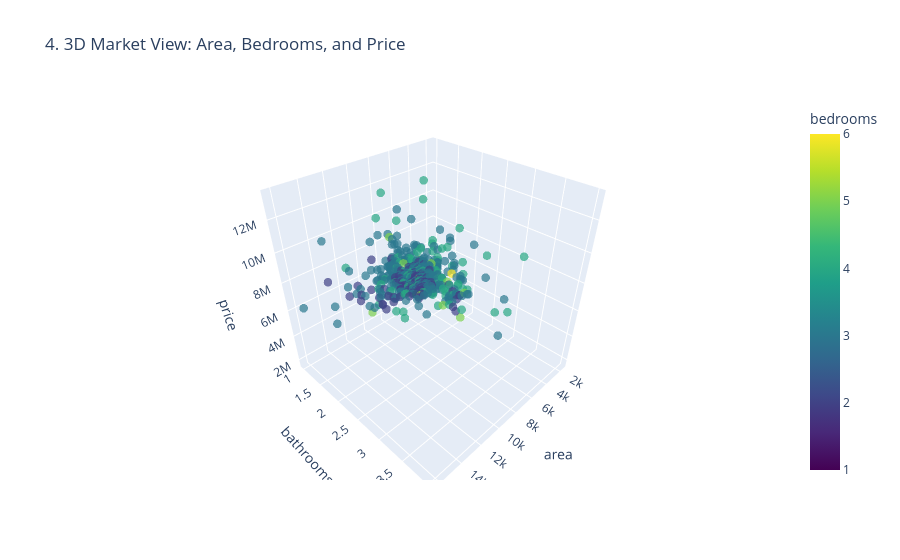

The code cell stored with this chart in its notebook:
### Code cell
# 4. 3D Scatter Plot
fig4 = px.scatter_3d(df, x='area', y='bathrooms', z='price',
                     color='bedrooms', 
                     title="4. 3D Market View: Area, Bedrooms, and Price",
                     opacity=0.7, color_continuous_scale='Viridis')
fig4.update_traces(marker=dict(size=5))
fig4.show()

### Figure 1 — Plotly figure (JSON) as saved in the notebook; plotly's stock layout.template omitted (floating-point values rounded to 4 significant figures; data arrays with more than 128 entries replaced by an {"elided": "..."} marker saying what was removed)
{"data": [{"hovertemplate": "area=%{x}<br>bathrooms=%{y}<br>price=%{z}<br>bedrooms=%{marker.color}<extra></extra>", "legendgroup": "", "marker": {"color": {"elided": "545 int values"}, "coloraxis": "coloraxis", "opacity": 0.7, "size": 5, "symbol": "circle"}, "mode": "markers", "name": "", "scene": "scene", "showlegend": false, "type": "scatter3d", "x": {"elided": "545 int values"}, "y": {"elided": "545 int values"}, "z": {"elided": "545 int values"}}], "layout": {"coloraxis": {"colorbar": {"title": {"text": "bedrooms"}}, "colorscale": [[0, "#440154"], [0.1111, "#482878"], [0.2222, "#3e4989"], [0.3333, "#31688e"], [0.4444, "#26828e"], [0.5556, "#1f9e89"], [0.6667, "#35b779"], [0.7778, "#6ece58"], [0.8889, "#b5de2b"], [1, "#fde725"]]}, "legend": {"tracegroupgap": 0}, "scene": {"domain": {"x": [0, 1], "y": [0, 1]}, "xaxis": {"title": {"text": "area"}}, "yaxis": {"title": {"text": "bathrooms"}}, "zaxis": {"title": {"text": "price"}}}, "title": {"text": "4. 3D Market View: Area, Bedrooms, and Price"}}}
